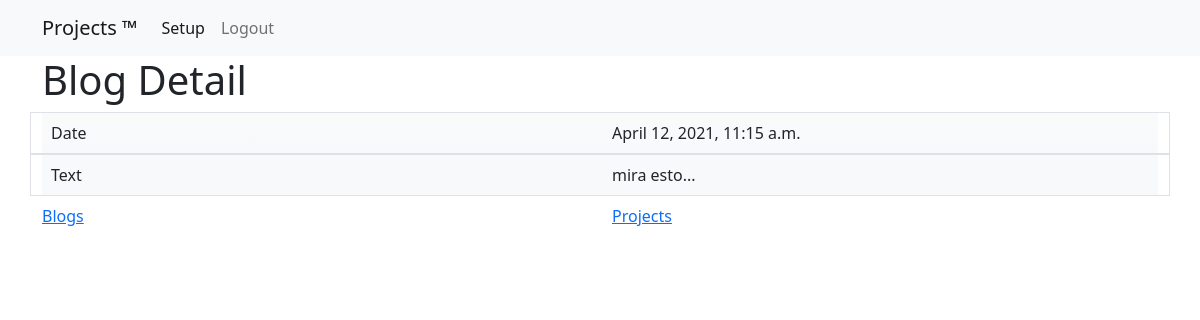
/blogwapp/blog/18/, run on an earlier commit of the app's database.
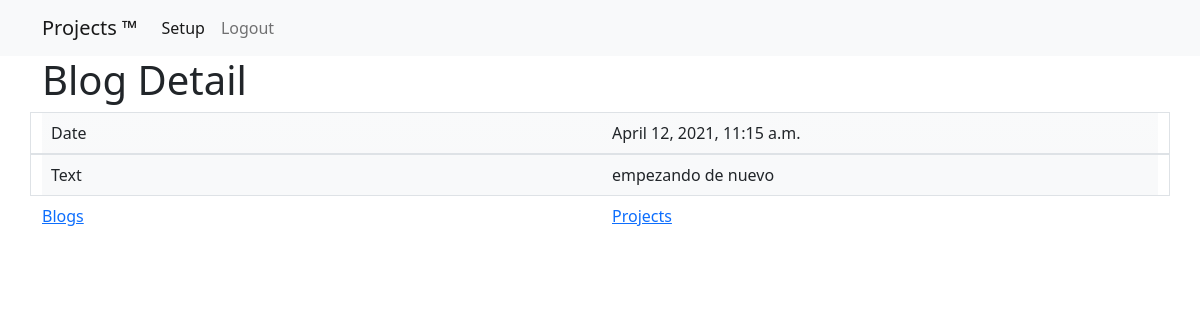
And on a later commit of the database.
### blogwapp/models.py (models this page shows, shortened)
class Blog(models.Model):
  project = models.ForeignKey(Project, related_name='blogs',on_delete=models.CASCADE)
  creat_date = models.DateTimeField('date created', default=timezone.now)
  text = models.CharField(max_length=200, null=False)
  update_date = models.DateTimeField('date updated', auto_now=True)

### blogwapp/views.py (the view)
# urls.py: path('blog/<int:pk>/', views.BlogDetailView.as_view(), name='blog-detail'),
class BlogDetailView(generic.DetailView):
  model = Blog
  template_name = 'blogwapp/blog/detail.html'

### blogwapp/templates/blogwapp/blog/detail.html
{%extends 'base.html' %}
{%block content %}
<h1>Blog Detail</h1>
<div class="bg-light bg-gradient">
  <div class="row p-2 border">
    <div class="col">
      Date
    </div>
    <div class="col">
      {{ object.creat_date }}
    </div>
  </div>
  <div class="row p-2 border">
    <div class="col">
      Text
    </div>
    <div class="col">
      {{ object.text }}
    </div>
  </div>
</div>
<div class="row py-2">
  <div class="col">
    <a href="{% url 'blogwapp:blog-list' object.project_id %}">Blogs</a>
  </div>
  <div class="col">
    <a href="{% url 'blogwapp:project-list' %}">Projects</a>
  </div>
</div>
{%endblock %}

### blogwapp/templates/base.html (shortened to what this page needs)
{% load static %}
<!doctype html>
<html lang="en">
<head>
  <link href="{% static 'blogwapp/bootstrap-5.0.0-beta2-dist/css/bootstrap.min.css' %}" rel="stylesheet">
  <link href="{% static 'blogwapp/font/bootstrap-icons.css' %}" rel="stylesheet">
</head>
<body>
  {% include './navbar.html' %}
  <div class="container" id="content">
        {% block content %}{% endblock %}
  </div>
</body>
</html>

### blogwapp/templates/navbar.html (shortened to what this page needs)
    <nav class="navbar navbar-expand-lg navbar-light bg-light">
      <div class="container flex-wrap flex-md-nowrap">
        <a class="navbar-brand" href="{% url 'blogwapp:project-list' %}">Projects &trade;</a>
        <div class="collapse navbar-collapse" id="navbarSupportedContent">
          <ul class="navbar-nav me-auto mb-2 mb-lg-0">
            <li class="nav-item">
              <a class="nav-link active" aria-current="page" href="#">Setup</a>
            </li>
            <li class="nav-item">
              <a class="nav-link" href="{% url 'logout' %}">Logout</a>
            </li>
          </ul>
        </div>
      </div>
    </nav>

What changed in the data, as far as the page shows it:
changed Blog: text "mira esto..." → "empezando de nuevo"
